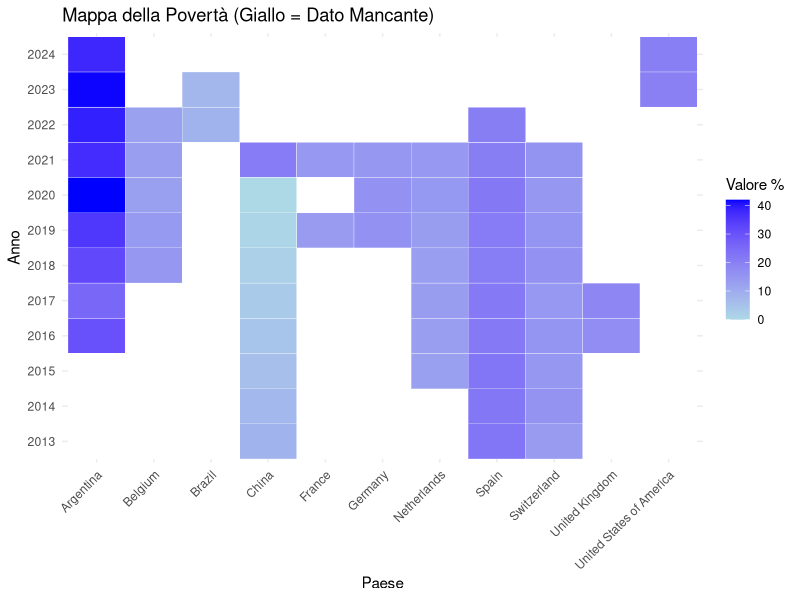

Generate this figure with R:
## ---- chunk 1
library(tidyverse)

# 1. Carica il dataset originale
# Usiamo col_types = cols(.default = "c") per leggere tutto come testo inizialmente ed evitare errori di parsing
df <- read.csv('head_count_ratio.txt', sep = ';')

# 2. Definiamo i dati extra (stessi nomi di colonna del file originale)
dati_extra <- tribble(
  ~`Country.or.Area`, ~Year, ~Value,
  "Argentina", 2023, 41.7,
  "Argentina", 2024, 38.1,
  "Brazil",    2022, 8.5,
  "Brazil",    2023, 7.5,
  "China",     2021, 21.0,
  "Switzerland", 2021, 15.8,
  "United States of America", 2023, 19.9,
  "United States of America", 2024, 20.2,
  "Spain",     2022, 20.4,
  "France",    2021, 14.5
)

# 3. Pulizia, Conversione e Filtro
paesi_target <- c(
  "China", "Belgium", "Venezuela (Bolivarian Republic of)", 
  "Netherlands", "Spain", "Argentina", "France", 
  "United States of America", "Switzerland", "Brazil", 
  "United Kingdom", "Germany"
)

df_filtrato <- df %>%
  # Convertiamo Year e Value in numeri per renderli compatibili con dati_extra
  mutate(
    Year = as.numeric(Year),
    Value = as.numeric(Value)
  ) %>%
  filter(`Country.or.Area` %in% paesi_target, Year >= 2013) %>%
  select(`Country.or.Area`, Year, Value)

# 4. Unione dei dati
# Ora entrambi i dataframe hanno Year e Value come <double> (numeri)
df_completo <- bind_rows(df_filtrato, dati_extra) %>%
  arrange(`Country.or.Area`, desc(Year))

library(tidyverse)

# 1. Integrazione dati 2013-2024 (Basati su Banca Mondiale, Eurostat e ENCOVI)
# Questi dati coprono i "buchi" del file originale
dati_extra <- tribble(
  ~Country.or.Area, ~Year, ~Value,
  "Argentina", 2023, 41.7, "Argentina", 2024, 52.9,
  "Brazil",    2023, 27.3, "Brazil",    2024, 23.1,
  "China",     2020, 0.0,  "China",     2021, 0.0,
  "Spain",     2023, 20.2, "Spain",     2024, 25.8,
  "United States of America", 2023, 11.5, "United States of America", 2024, 10.6,
  "Germany",   2023, 14.8, "Germany",   2024, 14.5,
  "Venezuela (Bolivarian Republic of)", 2023, 81.5, "Venezuela (Bolivarian Republic of)", 2024, 82.8
)

library(tidyverse)

# 1. Preparazione dei dati (unione e pulizia come prima)
df_finalizzato <- df_completo %>%
  mutate(
    Year = as.numeric(Year),
    Value = as.numeric(Value)
  ) %>%
  bind_rows(dati_extra) %>%
  filter(Year >= 2013, Year <= 2024) %>%
  distinct(Country.or.Area, Year, .keep_all = TRUE)

# 2. PIVOT: Righe = Paesi, Colonne = Anni
tabella_paesi_righe <- df_finalizzato %>%
  select(Country.or.Area, Year, Value) %>%
  # Qui invertiamo: i nomi delle colonne vengono dagli anni
  pivot_wider(
    names_from = Year, 
    values_from = Value,
    names_sort = TRUE # Mantiene gli anni in ordine cronologico (2013, 2014...)
  ) %>%
  arrange(Country.or.Area) # Ordina i paesi alfabeticamente

# Visualizzazione
print(tabella_paesi_righe)

## ---- chunk 2
library(ggplot2)
library(tidyr)
library(dplyr)

# 1. Prepariamo i dati creando la griglia completa per tutti gli anni e paesi
df_plot <- df_completo %>%
  mutate(Year = as.factor(Year)) %>% # Trasformiamo Year in fattore per una griglia pulita
  complete(`Country.or.Area`, Year)   # Crea righe con NA per le combinazioni mancanti

# 2. Creazione del grafico
ggplot(df_plot, aes(x = `Country.or.Area`, y = Year)) +
  # Sfondo giallo per TUTTE le celle (verrà coperto dove c'è il dato)
  geom_tile(fill = "white") + 
  # Celle colorate in base al valore (i NA risulteranno trasparenti/vuoti lasciando vedere il giallo)
  geom_tile(aes(fill = Value), color = "white") + 
  scale_fill_gradient(low = "lightblue", high = "blue", na.value = NA) +
  theme_minimal() +
  theme(axis.text.x = element_text(angle = 45, hjust = 1)) +
  labs(
    title = "Mappa della Povertà (Giallo = Dato Mancante)", 
    x = "Paese", 
    y = "Anno", 
    fill = "Valore %"
  )
